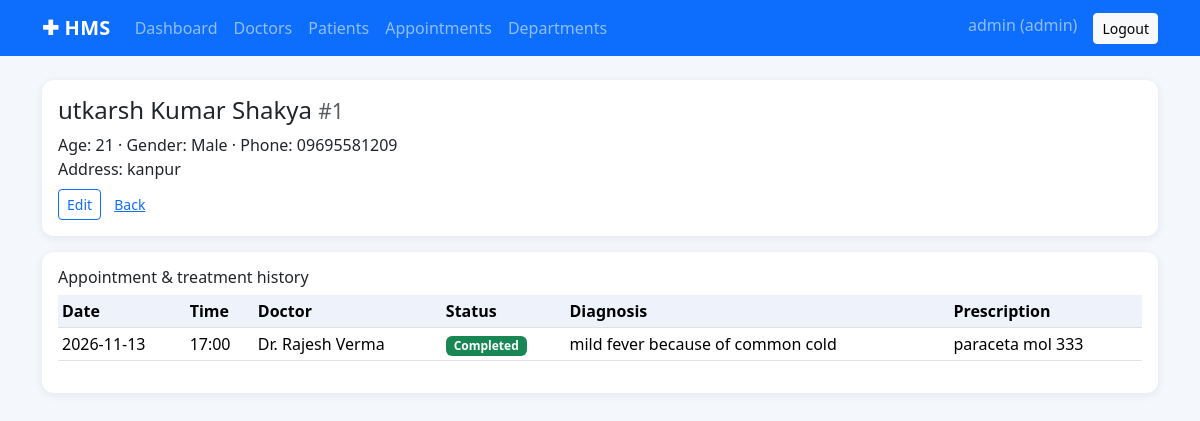
Screenshot of /admin/patients/1 (signed in) with the database file from the repository.
### tables this page shows
CREATE TABLE users (
    id INTEGER PRIMARY KEY AUTOINCREMENT,
    username TEXT UNIQUE NOT NULL,
    password_hash TEXT NOT NULL,
    role TEXT NOT NULL CHECK (role IN ('admin','doctor','patient')),
    is_active INTEGER NOT NULL DEFAULT 1
);

CREATE TABLE patients (
    id INTEGER PRIMARY KEY AUTOINCREMENT,
    user_id INTEGER UNIQUE NOT NULL REFERENCES users(id) ON DELETE CASCADE,
    name TEXT NOT NULL,
    age INTEGER,
    gender TEXT DEFAULT '',
    phone TEXT DEFAULT '',
    address TEXT DEFAULT ''
);

CREATE TABLE treatments (
    id INTEGER PRIMARY KEY AUTOINCREMENT,
    appointment_id INTEGER UNIQUE NOT NULL REFERENCES appointments(id) ON DELETE CASCADE,
    diagnosis TEXT NOT NULL,
    prescription TEXT DEFAULT '',
    notes TEXT DEFAULT '',
    created_at TEXT DEFAULT CURRENT_TIMESTAMP
);

CREATE TABLE appointments (
    id INTEGER PRIMARY KEY AUTOINCREMENT,
    patient_id INTEGER NOT NULL REFERENCES patients(id) ON DELETE CASCADE,
    doctor_id INTEGER NOT NULL REFERENCES doctors(id) ON DELETE CASCADE,
    date TEXT NOT NULL,
    time TEXT NOT NULL,
    status TEXT NOT NULL DEFAULT 'Booked' CHECK (status IN ('Booked','Completed','Cancelled')),
    reason TEXT DEFAULT '',
    created_at TEXT DEFAULT CURRENT_TIMESTAMP
);

CREATE TABLE doctors (
    id INTEGER PRIMARY KEY AUTOINCREMENT,
    user_id INTEGER UNIQUE NOT NULL REFERENCES users(id) ON DELETE CASCADE,
    name TEXT NOT NULL,
    department_id INTEGER REFERENCES departments(id) ON DELETE SET NULL,
    experience INTEGER DEFAULT 0,
    qualification TEXT DEFAULT '',
    bio TEXT DEFAULT '',
    phone TEXT DEFAULT ''
);

### routes/admin.py (the view)
@bp.route("/patients/<int:patient_id>")
@role_required("admin")
def patient_detail(patient_id):
    db = get_db()
    p = db.execute("SELECT p.*, u.username, u.is_active FROM patients p JOIN users u ON u.id=p.user_id WHERE p.id=?",
                   (patient_id,)).fetchone() or abort(404)
    appts = db.execute(APPT_SELECT + " WHERE a.patient_id=? ORDER BY a.date DESC, a.time DESC", (patient_id,)).fetchall()
    return render_template("admin/patient_detail.html", p=p, appts=appts)

### db.py (called while the page is built)
def get_db():
    if "db" not in g:
        g.db = sqlite3.connect(DB_PATH)
        g.db.row_factory = sqlite3.Row
        g.db.execute("PRAGMA foreign_keys = ON")
    return g.db

### services.py (called while the page is built)
def role_required(role):
    def deco(f):
        @wraps(f)
        def wrapper(*a, **k):
            if g.user is None:
                flash("Please log in first.", "warning")
                return redirect(url_for("auth.login"))
            if g.user["role"] != role:
                abort(403)
            return f(*a, **k)
        return wrapper
    return deco

### templates/admin/patient_detail.html
{% extends "base.html" %}
{% from "_macros.html" import badge %}
{% block content %}
<div class="card p-3 mb-3"><h4>{{ p.name }} <small class="text-muted">#{{ p.id }}</small></h4>
<div>Age: {{ p.age or '-' }} &middot; Gender: {{ p.gender or '-' }} &middot; Phone: {{ p.phone or '-' }}</div>
<div>Address: {{ p.address or '-' }}</div>
<div class="mt-2"><a class="btn btn-sm btn-outline-primary" href="{{ url_for('admin.patient_edit', patient_id=p.id) }}">Edit</a>
<a class="btn btn-sm btn-link" href="{{ url_for('admin.patients') }}">Back</a></div></div>
<div class="card p-3"><h6>Appointment &amp; treatment history</h6>
<table class="table table-sm"><thead><tr><th>Date</th><th>Time</th><th>Doctor</th><th>Status</th><th>Diagnosis</th><th>Prescription</th></tr></thead><tbody>
{% for a in appts %}<tr><td>{{ a.date }}</td><td>{{ a.time }}</td><td>{{ a.doctor_name }}</td><td>{{ badge(a.status) }}</td><td>{{ a.diagnosis or '-' }}</td><td>{{ a.prescription or '-' }}</td></tr>
{% else %}<tr><td colspan="6" class="text-muted">No appointments.</td></tr>{% endfor %}</tbody></table></div>
{% endblock %}

### templates/base.html (shortened to what this page needs)
<!doctype html>
<html lang="en">
<head>
  <link href="https://cdn.jsdelivr.net/npm/bootstrap@5.3.3/dist/css/bootstrap.min.css" rel="stylesheet">
  <link href="{{ url_for('static', filename='style.css') }}" rel="stylesheet">
</head>
<body>
<nav class="navbar navbar-expand-lg navbar-dark bg-primary mb-4">
  <div class="container">
    <a class="navbar-brand" href="{{ url_for('auth.index') }}">&#10010; HMS</a>
    <div id="nav" class="collapse navbar-collapse">
      <ul class="navbar-nav me-auto">
      {% if g.user and g.user.role == 'admin' %}
        <li class="nav-item"><a class="nav-link" href="{{ url_for('admin.dashboard') }}">Dashboard</a></li>
        <li class="nav-item"><a class="nav-link" href="{{ url_for('admin.doctors') }}">Doctors</a></li>
        <li class="nav-item"><a class="nav-link" href="{{ url_for('admin.patients') }}">Patients</a></li>
        <li class="nav-item"><a class="nav-link" href="{{ url_for('admin.appointments') }}">Appointments</a></li>
        <li class="nav-item"><a class="nav-link" href="{{ url_for('admin.departments') }}">Departments</a></li>
      {% elif g.user and g.user.role == 'doctor' %}
        <li class="nav-item"><a class="nav-link" href="{{ url_for('doctor.dashboard') }}">Dashboard</a></li>
        <li class="nav-item"><a class="nav-link" href="{{ url_for('doctor.availability') }}">My Availability</a></li>
      {% endif %}
      </ul>
      <ul class="navbar-nav">
      {% if g.user %}
        <li class="nav-item"><span class="navbar-text me-3">{{ g.profile.name if g.profile else g.user.username }} ({{ g.user.role }})</span></li>
        <li class="nav-item"><a class="btn btn-light btn-sm" href="{{ url_for('auth.logout') }}">Logout</a></li>
      {% else %}
        <li class="nav-item"><a class="nav-link" href="{{ url_for('auth.login') }}">Login</a></li>
        <li class="nav-item"><a class="nav-link" href="{{ url_for('auth.register') }}">Register</a></li>
      {% endif %}
      </ul>
    </div>
  </div>
</nav>
<main class="container pb-5">
  {% block content %}{% endblock %}
</main>
</body>
</html>

### templates/_macros.html
{% macro badge(status) %}
<span class="badge bg-{{ {'Booked':'primary','Completed':'success','Cancelled':'secondary'}[status] }}">{{ status }}</span>
{% endmacro %}

### static/style.css (style rules this page uses)
body { background:#f4f7fb; }
.navbar-brand { font-weight:700; letter-spacing:.3px; }
.card { border:0; border-radius:12px; box-shadow:0 2px 10px rgba(30,60,110,.08); }
.table thead th { background:#eef3fb; font-weight:600; }

### rows the page displays
users: profile "admin", user.role "admin"
patients: name "utkarsh Kumar Shakya", id "1", age "21", gender "Male", phone "09695581209", address "kanpur"
treatments: date "2026-11-13", time "17:00", doctor_name "Dr. Rajesh Verma", diagnosis "mild fever because of common cold", prescription "paraceta mol 333"
appointments: status "Completed"
